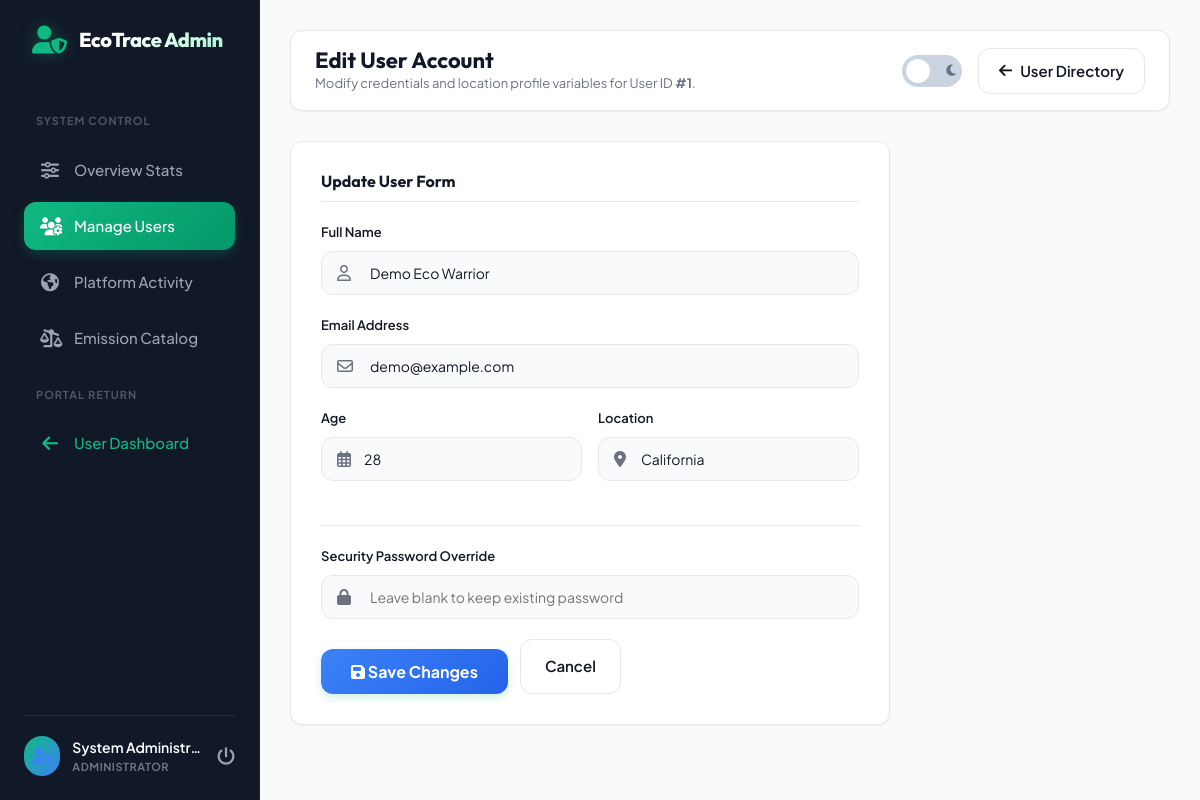
The page /admin_edit_user.php?user_id=1 (signed in) on the database its author committed.
### tables this page shows
CREATE TABLE IF NOT EXISTS users (
    user_id INT AUTO_INCREMENT PRIMARY KEY,
    name VARCHAR(100) NOT NULL,
    age INT NOT NULL,
    email VARCHAR(100) NOT NULL UNIQUE,
    password VARCHAR(255) NOT NULL,
    location VARCHAR(100) NOT NULL,
    created_at TIMESTAMP DEFAULT CURRENT_TIMESTAMP
);

### admin_edit_user.php (the view, shortened to what this page needs)
<?php
require_once __DIR__ . '/config/db.php';
$admin_name = $_SESSION['admin_name'];
$edit_user_id = filter_input(INPUT_GET, 'user_id', FILTER_VALIDATE_INT);
try {
    $stmt = $pdo->prepare("SELECT * FROM users WHERE user_id = ?");
    $stmt->execute([$edit_user_id]);
    $user_row = $stmt->fetch();
} catch (PDOException $e) {
    die("Database Error fetching target user: " . $e->getMessage());
}
$theme_class = "";
?>
<!DOCTYPE html>
<html lang="en" <?php echo $theme_class; ?>>
<head>
    <link rel="stylesheet" href="https://cdnjs.cloudflare.com/ajax/libs/font-awesome/6.4.0/css/all.min.css">
    <link rel="stylesheet" href="assets/css/style.css">
</head>
<body>
    <div class="app-container">
        <aside class="sidebar" style="border-right-color: var(--secondary-light);">
            <div class="sidebar-logo" style="color: var(--secondary);">
                <i class="fas fa-user-shield"></i>
                <span>EcoTrace Admin</span>
            </div>
            <ul class="sidebar-menu">
                <li class="menu-label">System Control</li>
                <li class="menu-item">
                    <a href="admin_dashboard.php"><i class="fas fa-sliders-h"></i> <span>Overview Stats</span></a>
                </li>
                <li class="menu-item active">
                    <a href="admin_users.php"><i class="fas fa-users-cog"></i> <span>Manage Users</span></a>
                </li>
                <li class="menu-item">
                    <a href="admin_activities.php"><i class="fas fa-globe-americas"></i> <span>Platform Activity</span></a>
                </li>
                <li class="menu-item">
                    <a href="admin_factors.php"><i class="fas fa-balance-scale-right"></i> <span>Emission Catalog</span></a>
                </li>
                <li class="menu-label">Portal Return</li>
                <li class="menu-item">
                    <a href="dashboard.php" style="color: var(--primary);"><i class="fas fa-arrow-left"></i> <span>User Dashboard</span></a>
                </li>
            </ul>
            <div class="sidebar-user">
                <div class="user-avatar" style="background-color: var(--secondary-light); color: var(--secondary);"><i class="fas fa-user-cog"></i></div>
                <div class="user-info">
                    <div class="user-name"><?php echo htmlspecialchars($admin_name); ?></div>
                    <div class="user-role">Administrator</div>
                </div>
                <a href="logout.php" class="logout-btn" title="Sign Out"><i class="fas fa-power-off"></i></a>
            </div>
        </aside>
        <main class="main-content">
            <header class="top-navbar">
                <div class="nav-left">
                    <h2>Edit User Account</h2>
                    <p>Modify credentials and location profile variables for User ID <strong>#<?php echo $edit_user_id; ?></strong>.</p>
                </div>
                <div class="nav-right">
                    <label class="theme-switch" for="theme-toggle">
                        <span class="switch-slider">
                            <i class="fas fa-sun"></i>
                            <i class="fas fa-moon"></i>
                        </span>
                    </label>
                    <a href="admin_users.php" class="btn-secondary" style="display: flex; align-items: center; gap: 8px;"><i class="fas fa-arrow-left"></i> User Directory</a>
                </div>
            </header>
            <section class="table-card" style="padding: 30px; max-width: 600px;">
                <h3 style="font-size: 16px; font-weight: 700; margin-bottom: 20px; font-family: var(--font-heading); border-bottom: 1px solid var(--border-color); padding-bottom: 10px;">Update User Form</h3>
                <form action="admin_edit_user.php?user_id=<?php echo $edit_user_id; ?>" method="POST">
                    <div class="form-group">
                        <label class="form-label" for="name">Full Name</label>
                        <div class="form-control-wrapper">
                            <i class="far fa-user"></i>
                            <input class="form-control" type="text" id="name" name="name" required value="<?php echo htmlspecialchars($user_row['name']); ?>">
                        </div>
                    </div>
                    <div class="form-group">
                        <label class="form-label" for="email">Email Address</label>
                        <div class="form-control-wrapper">
                            <i class="far fa-envelope"></i>
                            <input class="form-control" type="email" id="email" name="email" required value="<?php echo htmlspecialchars($user_row['email']); ?>">
                        </div>
                    </div>
                    <div class="form-row">
                        <div class="form-group">
                            <label class="form-label" for="age">Age</label>
                            <div class="form-control-wrapper">
                                <i class="far fa-calendar-alt"></i>
                                <input class="form-control" style="padding-left: 42px;" type="number" id="age" name="age" min="5" max="120" required value="<?php echo htmlspecialchars($user_row['age']); ?>">
                            </div>
                        </div>
                        <div class="form-group">
                            <label class="form-label" for="location">Location</label>
                            <div class="form-control-wrapper">
                                <i class="fas fa-map-marker-alt"></i>
                                <input class="form-control" style="padding-left: 42px;" type="text" id="location" name="location" required value="<?php echo htmlspecialchars($user_row['location']); ?>">
                            </div>
                        </div>
                    </div>
                    <div class="form-group" style="margin-top: 24px; border-top: 1px solid var(--border-color); padding-top: 20px;">
                        <label class="form-label" for="override_password">Security Password Override</label>
                        <div class="form-control-wrapper">
                            <i class="fas fa-lock"></i>
                            <input class="form-control" type="password" id="override_password" name="override_password" placeholder="Leave blank to keep existing password">
                        </div>
                    </div>
                    <div style="display: flex; gap: 12px; margin-top: 20px;">
                        <button class="auth-btn" type="submit" style="width: auto; padding: 12px 30px; background: linear-gradient(135deg, var(--secondary) 0%, #2563eb 100%);"><i class="fas fa-save"></i> Save Changes</button>
                        <a href="admin_users.php" class="btn-secondary" style="padding: 12px 24px; display: flex; align-items: center; justify-content: center;">Cancel</a>
                    </div>
                </form>
            </section>
        </main>
    </div>
</body>
</html>

### rows shown on the page
users: name "Demo Eco Warrior", email "demo@example.com", age "28", location "California"

### other values the page prints
$admin_name "System Administr…"
$edit_user_id "1"
